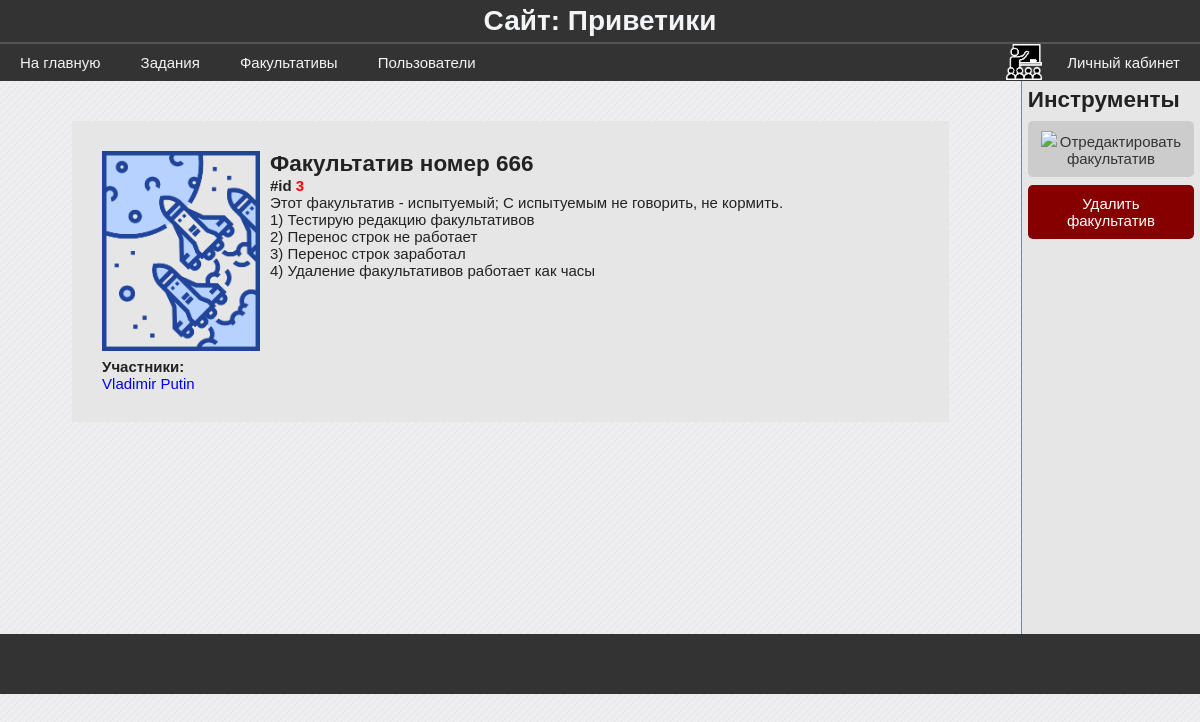
The page /group/3 (signed in) on the database its author committed.
### data/model_groups.py (models this page shows, shortened)
class Group(SqlAlchemyBase, SerializerMixin):
    __tablename__ = 'groups'
    id = sqlalchemy.Column(sqlalchemy.Integer,
                           primary_key=True,
                           autoincrement=True)
    name = sqlalchemy.Column(sqlalchemy.String)
    leader_id = sqlalchemy.Column(sqlalchemy.Integer,
                                  sqlalchemy.ForeignKey('users.id'))
    info = sqlalchemy.Column(sqlalchemy.String)
    users_num = sqlalchemy.Column(sqlalchemy.Integer, default=0)
    tasks = sqlalchemy.orm.relation("Task",
                                    secondary="groups_to_tasks",
                                    backref="groups")

### data/model_users.py (models this page shows, shortened)
class User(SqlAlchemyBase, UserMixin, SerializerMixin):
    __tablename__ = 'users'
    id = sqlalchemy.Column(sqlalchemy.Integer,
                           primary_key=True, autoincrement=True)
    surname = sqlalchemy.Column(sqlalchemy.String)
    name = sqlalchemy.Column(sqlalchemy.String)
    age = sqlalchemy.Column(sqlalchemy.Integer)
    email = sqlalchemy.Column(sqlalchemy.String)
    type = sqlalchemy.Column(sqlalchemy.Integer)
    last_time_in = sqlalchemy.Column(sqlalchemy.String,
                                     default=time.ctime)
    hashed_password = sqlalchemy.Column(sqlalchemy.String)
    groups = sqlalchemy.orm.relation("Group",
                                     secondary="users_to_groups",
                                     backref="users")
    tasks = sqlalchemy.orm.relation("Task",
                                    secondary="users_to_tasks",
                                    backref="addirional_users")

### blueprints/groups.py (the view)
@blueprint.route('/group/<int:group_id>')
def group(group_id):
    session = db_session.create_session()
    group = session.query(Group).get(group_id)
    users = group.users
    return render_template('group.html', group=group, users=users, bool_userbox=current_user.is_authenticated)

### blueprints/user_authenticate.py (called while the page is built)
@login_manager.user_loader
def user_load(user_id):
    session = db_session.create_session()
    return session.query(User).get(user_id)

### data/db_session.py (called while the page is built)
def create_session() -> Session:
    global __factory
    return __factory()

### templates/group.html
{% extends "base.html" %}
{% block content %}
    <div class="group-info">
        <div class='flexbox flex_c_nowr'>
            <div><img src="{{ group.image if group.image else '../static/images/none_image.png'}}" height="200px"><h2>{{ group.name }}</h2><h4>#id <span style='color: red'>{{ group.id }}</span></h4>
                {% if group.info %}
                    {% for line in group.info.split('\n') %}
                        <p>{{ line }}</p>
                    {% endfor %}
                {% else %}
                    <p>Нет информации о факультативе</p>
                {% endif %}
            </div>
            <div>
                <h4>Участники: </h4>
                {% for user in users %}
                    <a href="/user/{{ user.id }}" class="link-user">{{ user.name }} {{ user.surname }}{{ ', ' if not loop.last }}</a>
                {% endfor %}
            </div>
        </div>
    </div>
{% endblock %}
{% if current_user.is_authenticated %}
{% block userbox %}
    <h2>Инструменты</h2>
    {% if (current_user.type == 2 and current_user.id == group.leader_id) or current_user.type <= 1 %}
        <a href="/edit_group/{{ group.id }}" class='btn'>
            <img src="/static/images/edit_icon1.png">Отредактировать факультатив</a>
    {% endif %}
    {% if current_user in users and current_user.id != group.leader_id %}
        <a href="/leave_group/{{ group.id }}" class='btn red-btn'>Выйти из факультатива</a>
    {% elif current_user.id == group.leader_id or current_user.type <= 1 %}
        <a href="/del_group/{{ group.id }}" class='btn red-btn'>Удалить факультатив</a>
    {% else %}
        <a href="/join_group/{{ group.id }}" class='btn blue-btn'>Вступить в факультатив</a>
    {% endif %}
{% endblock %}
{% endif %}

### static/css/stylesheet.css (style rules this page uses)
body { background-color: #eeeef1; font-family: "Calibri", sans-serif; font-size: 15px; }
* { margin: 0; padding: 0; }
a { text-decoration: none; }
.userbox a img { height: 12px; margin-right: 3px; }
.userbox h2 { margin-bottom: 8px; }
.userbox .btn { margin-bottom: 8px; }
.btn { display: block; background: #ccc; padding: 10px; color: #333; border-radius: 5px; text-align: center; }
.red-btn { background-color: rgba(135, 0, 0, 1); color: white; }
.flexbox { display: flex; }
.flex_c_nowr { flex-flow: column nowrap; }
.group-info { display: block; width: 80%; margin: auto; margin-top: 40px; background-color: rgb(230, 230, 230); padding: 30px; }
.group-info img { float: left; margin: 0px 10px 7px 0px }

### rows shown on the page
Group: name "Факультатив номер 666", id "3"
User: name "Vladimir", surname "Putin"

### other values the page prints
{{ line }} "Этот факультатив - испытуемый; С испытуемым не говорить, не кормить." "1) Тестирую редакцию факультативов" "2) Перенос строк не работает" "3) Перенос строк заработал" "4) Удаление факультативов работает как часы"
